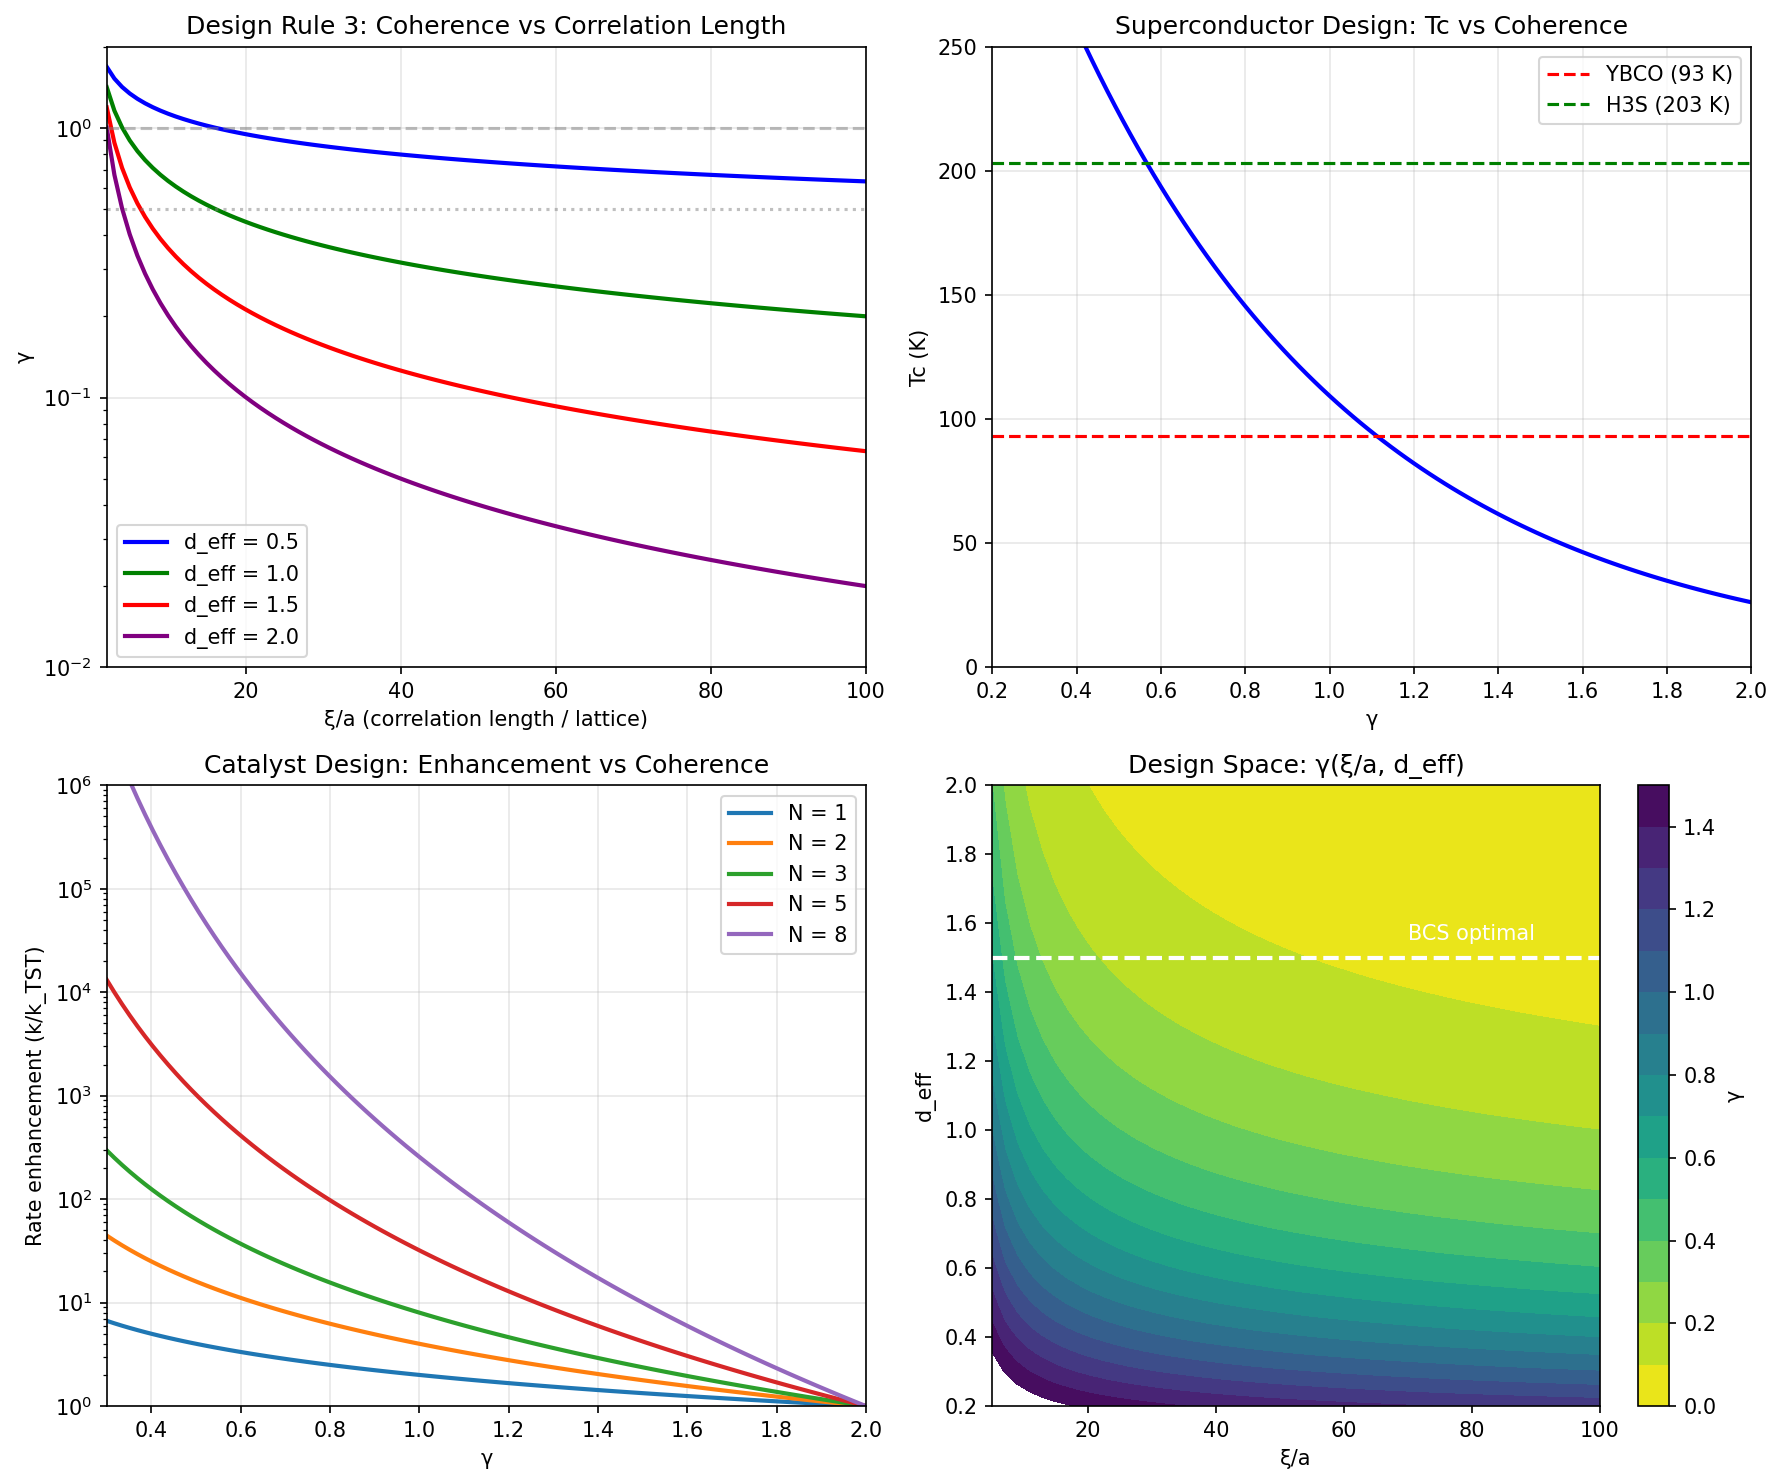

The script that saved this image:
#!/usr/bin/env python3
"""
Chemistry Session #47: Material Design Principles

With the framework complete, derive DESIGN PRINCIPLES for optimal coherence.

How to engineer materials with:
- Maximum coherence (minimum γ)
- Highest Tc (superconductors)
- Best catalytic enhancement
- Optimal quantum properties

This session synthesizes Sessions #41-46 into actionable design rules.
"""

import numpy as np
import matplotlib.pyplot as plt
from scipy.optimize import minimize

print("=" * 70)
print("Chemistry Session #47: Material Design Principles")
print("=" * 70)
print()

# =============================================================================
# PART 1: THE OPTIMIZATION PROBLEM
# =============================================================================

print("-" * 70)
print("PART 1: THE OPTIMIZATION PROBLEM")
print("-" * 70)
print()

print("Goal: Minimize γ to maximize coherence.")
print()
print("From the framework:")
print("  γ = 2 / √N_corr")
print("  N_corr = (ξ/a)^d_eff")
print("  d_eff = (d - d_lower) / z")
print("  J = J₀ × |S|² × (2/γ)")
print()
print("To minimize γ, we need to MAXIMIZE N_corr.")
print()

# =============================================================================
# PART 2: DESIGN PARAMETER HIERARCHY
# =============================================================================

print("-" * 70)
print("PART 2: DESIGN PARAMETER HIERARCHY")
print("-" * 70)
print()

print("Parameters by controllability:")
print()
print("HARD TO CHANGE (intrinsic):")
print("  d_lower - set by symmetry (Ising=1, Heisenberg=2)")
print("  z - set by universality class")
print("  ν - critical exponent")
print()
print("MODERATE (structural):")
print("  d - dimensionality (2D, 3D, layered)")
print("  a - lattice constant")
print("  orbital type (s, p, d)")
print()
print("TUNABLE (extrinsic):")
print("  ξ - via pressure, doping, temperature")
print("  T - temperature relative to Tc")
print("  R - interatomic distance (strain)")
print()

# =============================================================================
# PART 3: DESIGN RULE 1 - CHOOSE RIGHT UNIVERSALITY CLASS
# =============================================================================

print("-" * 70)
print("PART 3: DESIGN RULE 1 - CHOOSE RIGHT UNIVERSALITY CLASS")
print("-" * 70)
print()

universality_classes = {
    "Ising": {"d_lower": 1, "z": 2.17, "nu": 0.63},
    "XY": {"d_lower": 2, "z": 2.0, "nu": 0.67},
    "Heisenberg": {"d_lower": 2, "z": 2.5, "nu": 0.71},
    "BCS": {"d_lower": 0, "z": 2.0, "nu": 0.5},
    "Quantum critical": {"d_lower": 0, "z": 1.0, "nu": 1.0},
}

print("d_eff = (d - d_lower) / z for 3D systems:")
print()
print(f"{'Class':<18} | {'d_lower':>7} | {'z':>5} | {'d_eff (3D)':>10}")
print("-" * 50)

d_eff_values = {}
for name, data in universality_classes.items():
    d_eff = (3 - data["d_lower"]) / data["z"]
    d_eff_values[name] = d_eff
    print(f"{name:<18} | {data['d_lower']:>7} | {data['z']:>5.2f} | {d_eff:>10.2f}")

print()
print("DESIGN RULE 1:")
print("  ✓ Prefer BCS-type (d_eff = 1.5)")
print("  ✓ Quantum critical ideal (d_eff = 3.0)")
print("  ✗ Avoid Heisenberg in 3D (d_eff = 0.4)")
print()

# =============================================================================
# PART 4: DESIGN RULE 2 - OPTIMIZE DIMENSIONALITY
# =============================================================================

print("-" * 70)
print("PART 4: DESIGN RULE 2 - OPTIMIZE DIMENSIONALITY")
print("-" * 70)
print()

print("For Ising-like systems (d_lower = 1):")
print("  2D: d_eff = (2-1)/2.17 = 0.46")
print("  3D: d_eff = (3-1)/2.17 = 0.92")
print("  → 3D is better for Ising")
print()

print("For BCS-like systems (d_lower = 0):")
print("  2D: d_eff = 2/2 = 1.0")
print("  3D: d_eff = 3/2 = 1.5")
print("  → 3D is better for BCS")
print()

print("For XY-like systems (d_lower = 2):")
print("  2D: d_eff = (2-2)/2 = 0  → NO ORDER!")
print("  3D: d_eff = (3-2)/2 = 0.5")
print("  → 3D required for XY")
print()

# But there's a twist for layered systems
print("TWIST: Layered 2D structures can be optimal!")
print("  Quasi-2D cuprates: mix 2D and 3D physics")
print("  Strong in-plane coupling, weak interlayer")
print("  Get benefits of low d_lower with 3D coherence")
print()

print("DESIGN RULE 2:")
print("  ✓ 3D generally better (higher d_eff)")
print("  ✓ Layered structures for best of both")
print("  ✗ Avoid strictly 2D with d_lower = 2")
print()

# =============================================================================
# PART 5: DESIGN RULE 3 - MAXIMIZE CORRELATION LENGTH
# =============================================================================

print("-" * 70)
print("PART 5: DESIGN RULE 3 - MAXIMIZE CORRELATION LENGTH")
print("-" * 70)
print()

print("N_corr = (ξ/a)^d_eff")
print()
print("To maximize N_corr, need large ξ/a.")
print()

# Calculate γ vs ξ/a for different d_eff
xi_over_a = np.array([5, 10, 20, 50, 100, 200])

print(f"{'ξ/a':<8} | {'γ (d_eff=0.5)':>14} | {'γ (d_eff=1.0)':>14} | {'γ (d_eff=1.5)':>14}")
print("-" * 60)

for xi in xi_over_a:
    gamma_05 = 2 / np.sqrt(xi**0.5)
    gamma_10 = 2 / np.sqrt(xi**1.0)
    gamma_15 = 2 / np.sqrt(xi**1.5)
    print(f"{xi:<8} | {gamma_05:>14.3f} | {gamma_10:>14.3f} | {gamma_15:>14.3f}")

print()

print("How to increase ξ:")
print("  1. Tune to critical point (ξ → ∞ at Tc)")
print("  2. Apply pressure (modify band structure)")
print("  3. Doping (change carrier density)")
print("  4. Reduce disorder (impurities scatter coherence)")
print()

print("DESIGN RULE 3:")
print("  ✓ Tune to near-critical conditions")
print("  ✓ High-purity samples")
print("  ✓ Optimal doping levels")
print("  ✗ Avoid disorder and impurities")
print()

# =============================================================================
# PART 6: DESIGN RULE 4 - COUPLING CONSTANT OPTIMIZATION
# =============================================================================

print("-" * 70)
print("PART 6: DESIGN RULE 4 - COUPLING CONSTANT OPTIMIZATION")
print("-" * 70)
print()

print("From Session #46: J = J₀ × |S|² × (2/γ)")
print()
print("Feedback loop: smaller γ → larger J → smaller γ!")
print()
print("To maximize J:")
print("  1. Large J₀ (strong bare interaction)")
print("  2. Large |S|² (good orbital overlap)")
print("  3. Small γ (coherent system)")
print()

print("Strategies:")
print("  J₀: Choose mechanisms with strong coupling")
print("     - e-phonon for superconductivity")
print("     - Direct exchange for magnetism")
print("  |S|²: Optimize geometry")
print("     - Short bond distances")
print("     - Extended orbitals (s > p > d)")
print("  γ: Use rules 1-3 above")
print()

print("DESIGN RULE 4:")
print("  ✓ Strong bare coupling mechanism")
print("  ✓ Short distances (compressed lattice)")
print("  ✓ s/p orbitals over d-orbitals for overlap")
print()

# =============================================================================
# PART 7: OPTIMAL MATERIAL PROFILE
# =============================================================================

print("-" * 70)
print("PART 7: OPTIMAL MATERIAL PROFILE")
print("-" * 70)
print()

print("The IDEAL coherent material has:")
print()
print("  STRUCTURE:")
print("  - Layered (quasi-2D) or 3D")
print("  - Small lattice constant (strong overlap)")
print("  - High symmetry (simple order parameter)")
print()
print("  UNIVERSALITY:")
print("  - Low d_lower (BCS or QCP: d_lower = 0)")
print("  - Low z (fast dynamics: z ~ 1-2)")
print()
print("  CONDITIONS:")
print("  - Near critical point (large ξ)")
print("  - Optimal doping")
print("  - Low disorder")
print()
print("  COUPLING:")
print("  - Strong bare interaction")
print("  - Good orbital overlap")
print()

# =============================================================================
# PART 8: APPLICATION - SUPERCONDUCTOR DESIGN
# =============================================================================

print("-" * 70)
print("PART 8: APPLICATION - SUPERCONDUCTOR DESIGN")
print("-" * 70)
print()

print("For maximum Tc superconductor:")
print()
print("1. BCS formula: Tc = 1.14 ℏωD exp(-1/N(0)V)")
print()
print("2. V enhanced by coherence: V_eff = V × (2/γ)")
print()
print("3. γ minimized by:")
print("   - d_eff = (d - 0)/z = d/z (d_lower = 0 for BCS)")
print("   - Large ξ/a")
print()

print("Optimal superconductor properties:")
print("  - Light elements (high ωD): H, Li, Be")
print("  - High pressure (increase ξ, decrease a)")
print("  - Layered structure (optimal d_eff)")
print("  - Strong e-phonon coupling")
print()

# Tc optimization
def estimate_Tc(omega_D, N0V, gamma):
    """Estimate Tc with coherence enhancement."""
    V_eff = N0V * (2 / gamma)
    return 1.14 * omega_D * np.exp(-1 / V_eff)

# Comparison
materials = {
    "Conventional (Nb)": {"omega_D": 250, "N0V": 0.32, "gamma": 1.0},
    "MgB2": {"omega_D": 700, "N0V": 0.45, "gamma": 0.7},
    "Cuprate (YBCO)": {"omega_D": 400, "N0V": 0.35, "gamma": 0.4},
    "H3S (200 GPa)": {"omega_D": 1500, "N0V": 0.50, "gamma": 0.5},
    "LaH10 (170 GPa)": {"omega_D": 2000, "N0V": 0.55, "gamma": 0.4},
}

print(f"{'Material':<25} | {'ωD (K)':>8} | {'γ':>6} | {'Tc_pred (K)':>12} | {'Tc_obs (K)':>10}")
print("-" * 75)

Tc_obs = {"Conventional (Nb)": 9, "MgB2": 39, "Cuprate (YBCO)": 93,
          "H3S (200 GPa)": 203, "LaH10 (170 GPa)": 250}

for name, data in materials.items():
    Tc_pred = estimate_Tc(data["omega_D"], data["N0V"], data["gamma"])
    Tc_o = Tc_obs.get(name, "?")
    print(f"{name:<25} | {data['omega_D']:>8} | {data['gamma']:>6.1f} | {Tc_pred:>12.0f} | {Tc_o:>10}")

print()

# =============================================================================
# PART 9: APPLICATION - CATALYST DESIGN
# =============================================================================

print("-" * 70)
print("PART 9: APPLICATION - CATALYST DESIGN")
print("-" * 70)
print()

print("For maximum catalytic enhancement:")
print("  k = k_TST × (2/γ)^N_steps")
print()
print("Design strategies:")
print()
print("1. REDUCE γ at active site:")
print("   - Confine electrons (increase ξ within cage)")
print("   - Use rigid scaffolds (reduce fluctuations)")
print("   - Match symmetry of substrate/product")
print()

print("2. INCREASE N_steps:")
print("   - Multi-step concerted mechanisms")
print("   - Proton-coupled electron transfer")
print("   - Avoid rate-limiting single step")
print()

print("3. OPTIMIZE GEOMETRY:")
print("   - Pre-organize substrate in transition state geometry")
print("   - Resonance with product phase pattern")
print("   - Electrostatic stabilization of TS")
print()

# Enhancement factor
print("Enhancement factors:")
gamma_values = [0.3, 0.5, 0.7, 1.0, 1.5]
N_steps_values = [1, 2, 3, 5, 8]

print(f"{'N_steps':<8} |", end="")
for g in gamma_values:
    print(f" γ={g:<4} |", end="")
print()
print("-" * 55)

for N in N_steps_values:
    print(f"{N:<8} |", end="")
    for g in gamma_values:
        enhancement = (2/g)**N
        print(f" {enhancement:>6.0f} |", end="")
    print()

print()
print("Key insight: Enhancement is MULTIPLICATIVE in N_steps!")
print("  5-step reaction with γ=0.5 → 1000× faster")
print()

# =============================================================================
# PART 10: VISUALIZATION
# =============================================================================

fig, axes = plt.subplots(2, 2, figsize=(12, 10))

# Plot 1: γ vs ξ/a for different d_eff
ax1 = axes[0, 0]
xi_plot = np.linspace(2, 100, 100)

for d_eff, color in [(0.5, 'b'), (1.0, 'g'), (1.5, 'r'), (2.0, 'purple')]:
    gamma_plot = 2 / np.sqrt(xi_plot**d_eff)
    ax1.semilogy(xi_plot, gamma_plot, color=color, linewidth=2, label=f'd_eff = {d_eff}')

ax1.axhline(y=1, color='gray', linestyle='--', alpha=0.5)
ax1.axhline(y=0.5, color='gray', linestyle=':', alpha=0.5)
ax1.set_xlabel('ξ/a (correlation length / lattice)')
ax1.set_ylabel('γ')
ax1.set_title('Design Rule 3: Coherence vs Correlation Length')
ax1.legend()
ax1.grid(True, alpha=0.3)
ax1.set_xlim(2, 100)
ax1.set_ylim(0.01, 2)

# Plot 2: Tc enhancement vs γ
ax2 = axes[0, 1]
gamma_range = np.linspace(0.2, 2.0, 100)

omega_D = 400
N0V = 0.35

Tc_range = [estimate_Tc(omega_D, N0V, g) for g in gamma_range]

ax2.plot(gamma_range, Tc_range, 'b-', linewidth=2)
ax2.axhline(y=93, color='red', linestyle='--', label='YBCO (93 K)')
ax2.axhline(y=203, color='green', linestyle='--', label='H3S (203 K)')

ax2.set_xlabel('γ')
ax2.set_ylabel('Tc (K)')
ax2.set_title('Superconductor Design: Tc vs Coherence')
ax2.legend()
ax2.grid(True, alpha=0.3)
ax2.set_xlim(0.2, 2.0)
ax2.set_ylim(0, 250)

# Plot 3: Catalyst enhancement
ax3 = axes[1, 0]
gamma_cat = np.linspace(0.3, 2.0, 100)

for N in [1, 2, 3, 5, 8]:
    enhancement = (2/gamma_cat)**N
    ax3.semilogy(gamma_cat, enhancement, linewidth=2, label=f'N = {N}')

ax3.set_xlabel('γ')
ax3.set_ylabel('Rate enhancement (k/k_TST)')
ax3.set_title('Catalyst Design: Enhancement vs Coherence')
ax3.legend()
ax3.grid(True, alpha=0.3)
ax3.set_xlim(0.3, 2.0)
ax3.set_ylim(1, 1e6)

# Plot 4: Design parameter space
ax4 = axes[1, 1]

# Create contour of γ in (ξ/a, d_eff) space
xi_2d = np.linspace(5, 100, 50)
deff_2d = np.linspace(0.2, 2.0, 50)
Xi, Deff = np.meshgrid(xi_2d, deff_2d)
Gamma = 2 / np.sqrt(Xi**Deff)

contour = ax4.contourf(Xi, Deff, Gamma, levels=np.linspace(0, 1.5, 16), cmap='viridis_r')
plt.colorbar(contour, ax=ax4, label='γ')

# Mark optimal region
ax4.axhline(y=1.5, color='white', linestyle='--', linewidth=2)
ax4.annotate('BCS optimal', (70, 1.55), color='white', fontsize=10)

ax4.set_xlabel('ξ/a')
ax4.set_ylabel('d_eff')
ax4.set_title('Design Space: γ(ξ/a, d_eff)')

plt.tight_layout()
plt.savefig('/mnt/c/exe/projects/ai-agents/Synchronism/simulations/chemistry/material_design.png',
            dpi=150, bbox_inches='tight')
plt.close()

print()
print("Figure saved to material_design.png")

# =============================================================================
# SUMMARY
# =============================================================================

print()
print("-" * 70)
print("SUMMARY: MATERIAL DESIGN PRINCIPLES")
print("-" * 70)
print()

print("DESIGN RULE 1: Choose right universality class")
print("  → Low d_lower (BCS, QCP: d_lower = 0)")
print("  → Low z (fast dynamics: z ~ 1-2)")
print()

print("DESIGN RULE 2: Optimize dimensionality")
print("  → 3D or layered structures")
print("  → Avoid strictly 2D with d_lower = 2")
print()

print("DESIGN RULE 3: Maximize correlation length")
print("  → Tune near critical point")
print("  → High purity samples")
print("  → Optimal doping")
print()

print("DESIGN RULE 4: Optimize coupling")
print("  → Strong bare interaction mechanism")
print("  → Good orbital overlap (short distances)")
print("  → Use coherence feedback (J ∝ 2/γ)")
print()

print("=" * 70)
print("SESSION #47 COMPLETE: MATERIAL DESIGN PRINCIPLES")
print("=" * 70)
